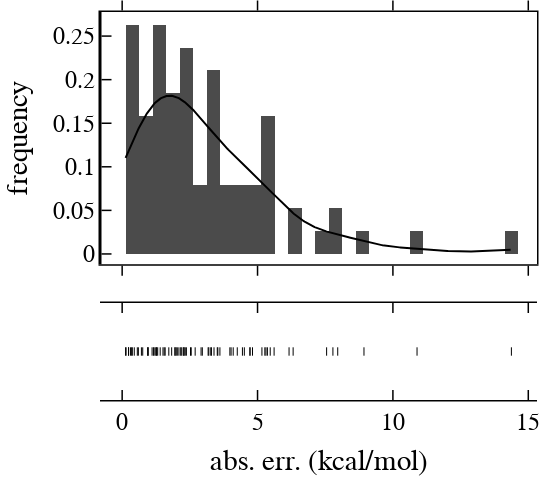

Write notebook code for a chart like this one.
### Markdown cell above
##### absolute error distribution

### Code cell
hist_data = [df_sel['errs_t'].values]
group_labels = [""]
colors = ['black', blue, green, red]
fig = ff.create_distplot(hist_data, group_labels, show_hist=True, colors=colors, bin_size=0.5)
layout = go.Layout()
layout.legend.update(x=.5, y=1, bgcolor="rgba(0,0,0,0)")
layout.update(showlegend=False)
layout.update(width=550, height=500)
layout.update(glob_layout)
layout["xaxis"].update({'title': "abs. err. (kcal/mol)"})
layout["yaxis"].update({'title': "frequency"})
fig.layout.update(layout)
fig.show()

np.mean(df_sel['errs_t'])

### Figure 1 — Plotly figure (JSON) as saved in the notebook; plotly's stock layout.template omitted (floating-point values rounded to 4 significant figures; data arrays with more than 128 entries replaced by an {"elided": "..."} marker saying what was removed)
{"data": [{"autobinx": false, "histnorm": "probability density", "legendgroup": "", "marker": {"color": "black"}, "name": "", "opacity": 0.7, "type": "histogram", "x": [0.1272, 0.1442, 0.2355, 0.2387, 0.3098, 0.3504, 0.3752, 0.4479, 0.56, 0.5994, 0.7115, 0.7599, 0.9443, 0.9533, 0.9589, 1.105, 1.161, 1.181, 1.241, 1.262, 1.276, 1.313, 1.405, 1.508, 1.553, 1.588, 1.723, 1.829, 1.948, 1.956, 1.997, 2.037, 2.097, 2.164, 2.183, 2.252, 2.278, 2.288, 2.33, 2.373, 2.524, 2.55, 2.697, 2.915, 2.961, 3.175, 3.201, 3.273, 3.298, 3.393, 3.513, 3.534, 3.61, 3.978, 4.023, 4.102, 4.251, 4.442, 4.512, 4.718, 4.724, 4.814, 5.162, 5.27, 5.312, 5.365, 5.469, 5.612, 6.164, 6.315, 7.551, 7.784, 7.962, 8.931, 10.89, 14.38], "xaxis": "x", "xbins": {"end": 14.38, "size": 0.5, "start": 0.1272}, "yaxis": "y"}, {"legendgroup": "", "marker": {"color": "black"}, "mode": "lines", "name": "", "showlegend": false, "type": "scatter", "x": {"elided": "500 float values"}, "xaxis": "x", "y": {"elided": "500 float values"}, "yaxis": "y"}, {"legendgroup": "", "marker": {"color": "black", "symbol": "line-ns-open"}, "mode": "markers", "name": "", "showlegend": false, "type": "scatter", "x": [0.1272, 0.1442, 0.2355, 0.2387, 0.3098, 0.3504, 0.3752, 0.4479, 0.56, 0.5994, 0.7115, 0.7599, 0.9443, 0.9533, 0.9589, 1.105, 1.161, 1.181, 1.241, 1.262, 1.276, 1.313, 1.405, 1.508, 1.553, 1.588, 1.723, 1.829, 1.948, 1.956, 1.997, 2.037, 2.097, 2.164, 2.183, 2.252, 2.278, 2.288, 2.33, 2.373, 2.524, 2.55, 2.697, 2.915, 2.961, 3.175, 3.201, 3.273, 3.298, 3.393, 3.513, 3.534, 3.61, 3.978, 4.023, 4.102, 4.251, 4.442, 4.512, 4.718, 4.724, 4.814, 5.162, 5.27, 5.312, 5.365, 5.469, 5.612, 6.164, 6.315, 7.551, 7.784, 7.962, 8.931, 10.89, 14.38], "xaxis": "x", "y": ["", "", "", "", "", "", "", "", "", "", "", "", "", "", "", "", "", "", "", "", "", "", "", "", "", "", "", "", "", "", "", "", "", "", "", "", "", "", "", "", "", "", "", "", "", "", "", "", "", "", "", "", "", "", "", "", "", "", "", "", "", "", "", "", "", "", "", "", "", "", "", "", "", "", "", ""], "yaxis": "y2"}], "layout": {"barmode": "overlay", "font": {"color": "black", "family": "Helvetica", "size": 24}, "height": 500, "hovermode": "closest", "legend": {"bgcolor": "rgba(0,0,0,0)", "orientation": "v", "traceorder": "reversed", "x": 0.5, "y": 1}, "margin": {"b": 100, "l": 100, "r": 10, "t": 10}, "paper_bgcolor": "rgba(255,255,255,100)", "plot_bgcolor": "white", "showlegend": false, "width": 550, "xaxis": {"anchor": "y2", "color": "black", "domain": [0, 1], "linecolor": "black", "linewidth": 1.5, "mirror": "allticks", "showgrid": false, "showline": true, "ticklen": 10, "ticks": "inside", "tickwidth": 1.5, "title": {"text": "abs. err. (kcal/mol)"}, "zeroline": false}, "yaxis": {"anchor": "free", "color": "black", "domain": [0.35, 1], "linecolor": "black", "linewidth": 1.5, "mirror": "allticks", "position": 0, "showgrid": false, "showline": true, "ticklen": 10, "ticks": "inside", "tickwidth": 1.5, "title": {"text": "frequency"}, "zeroline": false}, "yaxis2": {"anchor": "x", "domain": [0, 0.25], "dtick": 1, "showticklabels": false}}}
